Frame 1 (no input): blank canvas, image omitted
Frame 60 (the mouse pressed at the canvas centre just before this capture): blank canvas, image omitted
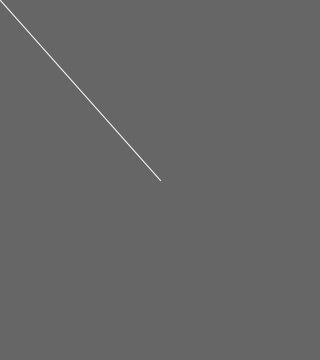
Frame 120 (the mouse held since frame 60 and released just before this capture)

The Processing sketch whose frames 1 and 60 were blank and that drew this single picture after the mouse press (run headless with seeded random() and noise(); from frame 60 on, the mouse is pressed at the canvas centre):

// Processing sketch: paint
// ── paint.pde
void setup() {  
    size(320, 360);  
    background(102);  
}  

void draw() {  
    stroke(255);  
    if(mousePressed) {  
	line(mouseX, mouseY, pmouseX, pmouseY);  
    }  
}  
